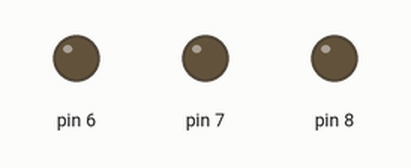
Simulated run of this sketch. Board: Arduino Uno, built with avr-gcc and run on an emulated ATmega328P. Parts: output pins drawn as LEDs (lit = HIGH).

Above: at 0.05 s.
Timing chart, 0 to 3.0 s (numbered marks = the images above):
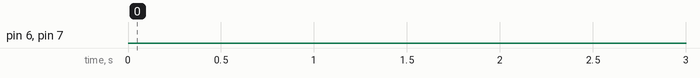

Measured:
- by itself, pin 6: LOW → HIGH at 6.0 s, → LOW 0.50 s later, → HIGH 0.50 s later, → LOW 0.50 s later, … (248 changes in this stretch)
- by itself, pin 7: LOW → HIGH at 3.0 s, → LOW 0.50 s later, → HIGH 0.50 s later, → LOW 0.50 s later, … (6 changes in this stretch)

The sketch:

LED_BLINKING.ino
```cpp
int temp = 0;
// 4-->blue (else)
// 6-->RED  (10,50)
// 7-->green (50,70)
void setup()
{
  // put your setup code here, to run once:
   pinMode(6, OUTPUT);
   pinMode(7, OUTPUT);
   pinMode(8, OUTPUT);
}

void loop() {
  // put your main code here, to run repeatedly:
    if(temp<3){
      digitalWrite(4,HIGH);
      delay(500);
      digitalWrite(4, LOW);
      delay(500);
      }
    else if(temp<6&&temp>=3){
      digitalWrite(7,HIGH);
      delay(500);
      digitalWrite(7, LOW);
      delay(500);
      }
    else{
      digitalWrite(6,HIGH);
      delay(500);
      digitalWrite(6, LOW);
      delay(500);
    }
     temp++;
}
```
